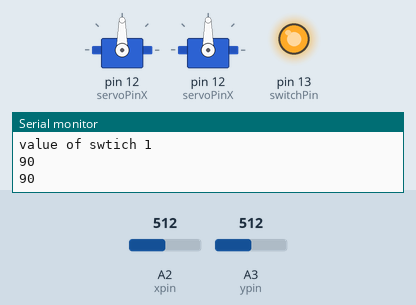
Bench run of a sketch on a simulated Arduino Uno, built with avr-gcc and run on an emulated ATmega328P. Parts: 2 × servo, output pins drawn as LEDs (lit = HIGH), the last lines printed to the serial monitor. Inputs (shaded band) come from the test bench; at power-on: A2 (xpin) = 512, A3 (ypin) = 512.

Above: at 1.8 s.
1.9 s: A2 (xpin) set to 716
At 2.9 s:
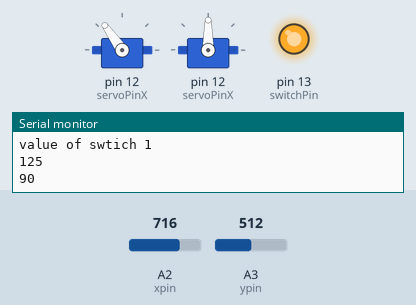
3.5 s: A3 (ypin) set to 716
At 4.6 s:
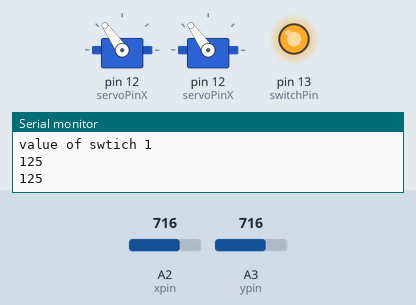
5.5 s: A2 (xpin) set to 900
At 7.2 s:
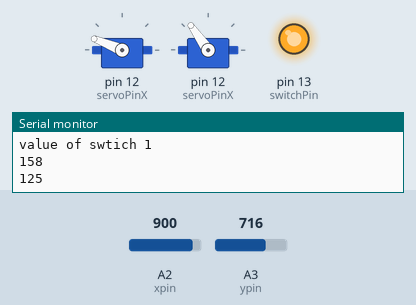
7.5 s: A3 (ypin) set to 900
At 9.1 s:
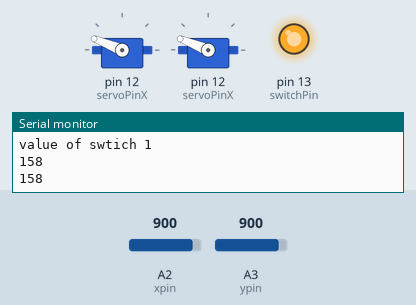
9.5 s: A2 (xpin) set to 1023
At 10.7 s:
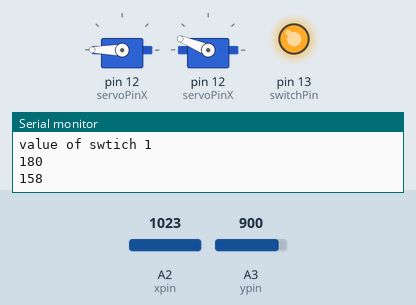
11.5 s: A3 (ypin) set to 1023
At 12.4 s:
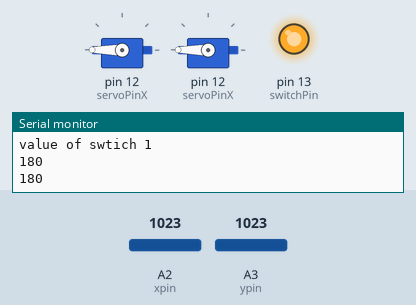
Timing chart, 0 to 14.5 s (numbered marks = the images above; inputs shaded):
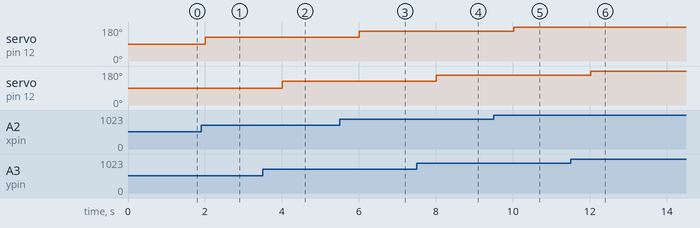

Measured:
- after the input at 1.9 s, servo on pin 12 (servoPinX): 90° → 125° after 0.10 s
- after the input at 3.5 s, servo on pin 12 (servoPinX): 90° → 125° after 0.51 s
- after the input at 5.5 s, servo on pin 12 (servoPinX): 125° → 158° after 0.51 s
- after the input at 7.5 s, servo on pin 12 (servoPinX): 125° → 158° after 0.51 s
- after the input at 9.5 s, servo on pin 12 (servoPinX): 158° → 180° after 0.52 s
- after the input at 11.5 s, servo on pin 12 (servoPinX): 158° → 180° after 0.52 s

The sketch:

24_controlling_servo_by_joystick.ino
```cpp
#include <Servo.h>

// joystick
int xpin = A2;
int ypin = A3;
int switchPin = 13;

int xpinValue;
int ypinValue;
int spinValue;

// constant for the angle calculation
float readValueMin = 0;
float readValueMax = 1023;
float angleValueMin = 0;
float angleValueMax = 180;

// servo moter X
int servoPinX = 12;
int servoAngleX = 0;
Servo servoMotorX;

// servo motor Y
int servoPinY = 12;
int servoAngleY = 0;
Servo servoMotorY;

void setup() {
  Serial.begin(9600);
  pinMode(xpin, INPUT);
  pinMode(ypin, INPUT);
  pinMode(switchPin, OUTPUT);
  digitalWrite(switchPin, HIGH);

  pinMode(servoPinX, OUTPUT);
  servoMotorX.attach(servoPinX);

  pinMode(servoPinY, OUTPUT);
  servoMotorY.attach(servoPinY);
}

int calculateAngle(int value) {
  float m = (angleValueMax - angleValueMin) / (readValueMax - readValueMin);
  int angleValue = m * ( value - readValueMin) + angleValueMin;
  return angleValue;
}

void loop() {

  xpinValue =  analogRead(xpin);
  ypinValue =  analogRead(ypin);
  spinValue = digitalRead(switchPin);
  Serial.println();
  Serial.print("value of x ");
  Serial.print(xpinValue);
  Serial.println();
  Serial.print("value of y ");
  Serial.print(ypinValue);
  Serial.println();
  Serial.print("value of swtich ");
  Serial.print(spinValue);

  servoAngleX = calculateAngle(xpinValue);
  Serial.println();
  Serial.print(servoAngleX);
  servoMotorX.write(servoAngleX);

  servoAngleY = calculateAngle(ypinValue);
  Serial.println();
  Serial.print(servoAngleY);
  servoMotorY.write(servoAngleY);

  delay(1000);
}
```
